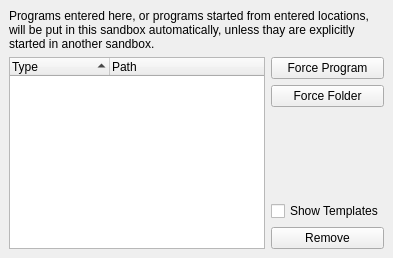
       <widget class="QWidget" name="tabForce">
        <attribute name="title">
         <string>Forced Programs</string>
        </attribute>
        <layout class="QGridLayout" name="gridLayout_6">
         <property name="leftMargin">
          <number>9</number>
         </property>
         <property name="topMargin">
          <number>9</number>
         </property>
         <property name="rightMargin">
          <number>9</number>
         </property>
         <property name="bottomMargin">
          <number>9</number>
         </property>
         <item row="0" column="0">
          <layout class="QGridLayout" name="gridLayout_13">
           <item row="6" column="1">
            <widget class="QPushButton" name="btnDelForce">
             <property name="text">
              <string>Remove</string>
             </property>
            </widget>
           </item>
           <item row="3" column="1">
            <widget class="QPushButton" name="btnForceDir">
             <property name="text">
              <string>Force Folder</string>
             </property>
            </widget>
           </item>
           <item row="2" column="0" rowspan="5">
            <widget class="QTreeWidget" name="treeForced">
             <property name="sortingEnabled">
              <bool>true</bool>
             </property>
             <column>
              <property name="text">
               <string notr="true">Type</string>
              </property>
             </column>
             <column>
              <property name="text">
               <string>Path</string>
              </property>
             </column>
            </widget>
           </item>
           <item row="2" column="1">
            <widget class="QPushButton" name="btnForceProg">
             <property name="text">
              <string>Force Program</string>
             </property>
            </widget>
           </item>
           <item row="4" column="1">
            <spacer name="verticalSpacer_5">
             <property name="orientation">
              <enum>Qt::Vertical</enum>
             </property>
             <property name="sizeHint" stdset="0">
              <size>
               <width>20</width>
               <height>40</height>
              </size>
             </property>
            </spacer>
           </item>
           <item row="5" column="1">
            <widget class="QCheckBox" name="chkShowForceTmpl">
             <property name="text">
              <string>Show Templates</string>
             </property>
            </widget>
           </item>
           <item row="1" column="0" colspan="2">
            <widget class="QLabel" name="label">
             <property name="text">
              <string>Programs entered here, or programs started from entered locations, will be put in this sandbox automatically, unless thay are explicitly started in another sandbox.</string>
             </property>
             <property name="wordWrap">
              <bool>true</bool>
             </property>
            </widget>
           </item>
          </layout>
         </item>
        </layout>
       </widget>
